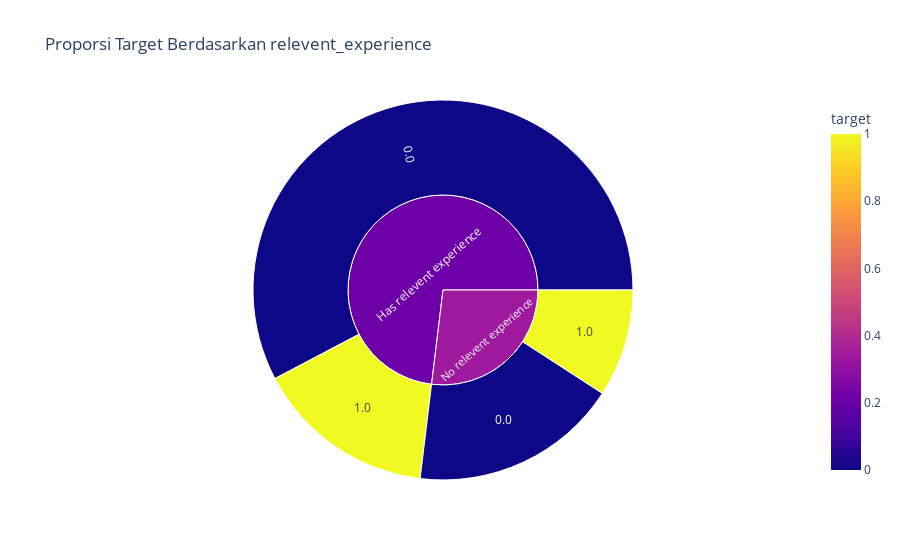
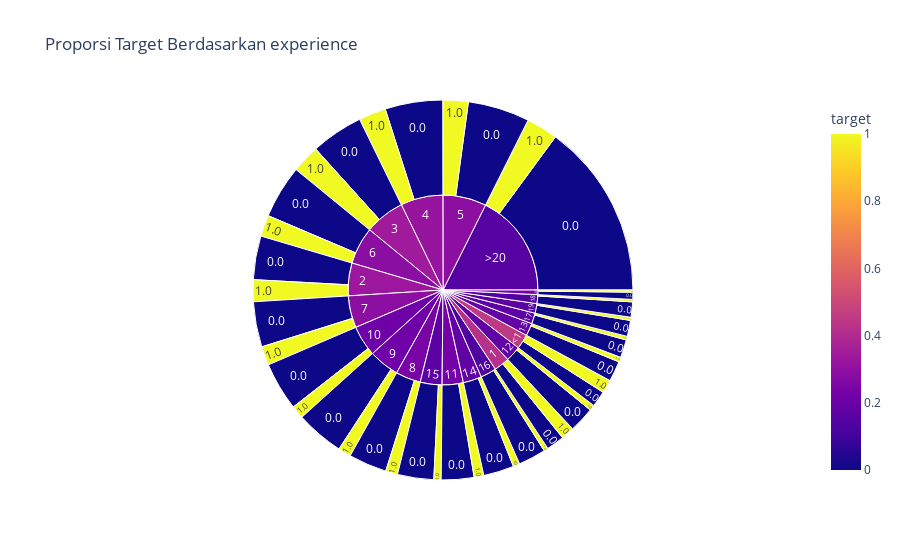
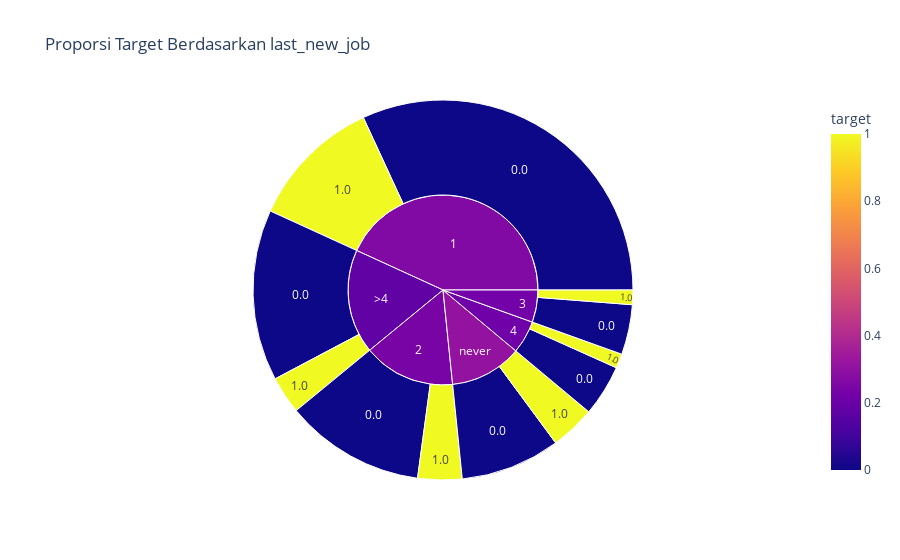

The notebook cell these images were saved under, in order:
### Code cell
for i in ['relevent_experience','experience','last_new_job']:
    fig=px.sunburst(df,path=[i,'target'],color='target', title=f'Proporsi Target Berdasarkan {i}')

    fig.show()

### Figure 1 — Plotly figure (JSON) as saved in the notebook; plotly's stock layout.template omitted (floating-point values rounded to 4 significant figures)
{"data": [{"branchvalues": "total", "customdata": [[0], [0], [1], [1], [0.2102], [0.34]], "domain": {"x": [0, 1], "y": [0, 1]}, "hovertemplate": "labels=%{label}<br>count=%{value}<br>parent=%{parent}<br>id=%{id}<br>target=%{color}<extra></extra>", "ids": ["Has relevent experience/0.0", "No relevent experience/0.0", "Has relevent experience/1.0", "No relevent experience/1.0", "Has relevent experience", "No relevent experience"], "labels": ["0.0", "0.0", "1.0", "1.0", "Has relevent experience", "No relevent experience"], "marker": {"coloraxis": "coloraxis", "colors": [0, 0, 1, 1, 0.2102, 0.34]}, "name": "", "parents": ["Has relevent experience", "No relevent experience", "Has relevent experience", "No relevent experience", "", ""], "type": "sunburst", "values": [10411, 3205, 2770, 1651, 13181, 4856]}], "layout": {"coloraxis": {"colorbar": {"title": {"text": "target"}}, "colorscale": [[0, "#0d0887"], [0.1111, "#46039f"], [0.2222, "#7201a8"], [0.3333, "#9c179e"], [0.4444, "#bd3786"], [0.5556, "#d8576b"], [0.6667, "#ed7953"], [0.7778, "#fb9f3a"], [0.8889, "#fdca26"], [1, "#f0f921"]]}, "legend": {"tracegroupgap": 0}, "title": {"text": "Proporsi Target Berdasarkan relevent_experience"}}}

### Figure 2 — Plotly figure (JSON) as saved in the notebook; plotly's stock layout.template omitted (floating-point values rounded to 4 significant figures)
{"data": [{"branchvalues": "total", "customdata": [[0], [0], [0], [0], [0], [0], [0], [0], [0], [0], [0], [0], [0], [0], [0], [0], [0], [0], [0], [0], [0], [0], [1], [1], [1], [1], [1], [1], [1], [1], [1], [1], [1], [1], [1], [1], [1], [1], [1], [1], [1], [1], [1], [1], [0.4226], [0.2131], [0.2277], [0.1789], [0.1886], [0.1775], [0.1664], [0.1335], [0.1687], [0.1397], [0.1633], [0.3333], [0.2324], [0.3485], [0.3205], [0.2909], [0.2858], [0.2947], [0.239], [0.2109], [0.4545], [0.1527]], "domain": {"x": [0, 1], "y": [0, 1]}, "hovertemplate": "labels=%{label}<br>count=%{value}<br>parent=%{parent}<br>id=%{id}<br>target=%{color}<extra></extra>", "ids": ["1/0.0", "10/0.0", "11/0.0", "12/0.0", "13/0.0", "14/0.0", "15/0.0", "16/0.0", "17/0.0", "18/0.0", "19/0.0", "2/0.0", "20/0.0", "3/0.0", "4/0.0", "5/0.0", "6/0.0", "7/0.0", "8/0.0", "9/0.0", "<1/0.0", ">20/0.0", "1/1.0", "10/1.0", "11/1.0", "12/1.0", "13/1.0", "14/1.0", "15/1.0", "16/1.0", "17/1.0", "18/1.0", "19/1.0", "2/1.0", "20/1.0", "3/1.0", "4/1.0", "5/1.0", "6/1.0", "7/1.0", "8/1.0", "9/1.0", "<1/1.0", ">20/1.0", "1", "10", "11", "12", "13", "14", "15", "16", "17", "18", "19", "2", "20", "3", "4", "5", "6", "7", "8", "9", "<1", ">20"], "labels": ["0.0", "0.0", "0.0", "0.0", "0.0", "0.0", "0.0", "0.0", "0.0", "0.0", "0.0", "0.0", "0.0", "0.0", "0.0", "0.0", "0.0", "0.0", "0.0", "0.0", "0.0", "0.0", "1.0", "1.0", "1.0", "1.0", "1.0", "1.0", "1.0", "1.0", "1.0", "1.0", "1.0", "1.0", "1.0", "1.0", "1.0", "1.0", "1.0", "1.0", "1.0", "1.0", "1.0", "1.0", "1", "10", "11", "12", "13", "14", "15", "16", "17", "18", "19", "2", "20", "3", "4", "5", "6", "7", "8", "9", "<1", ">20"], "marker": {"coloraxis": "coloraxis", "colors": [0, 0, 0, 0, 0, 0, 0, 0, 0, 0, 0, 0, 0, 0, 0, 0, 0, 0, 0, 0, 0, 0, 1, 1, 1, 1, 1, 1, 1, 1, 1, 1, 1, 1, 1, 1, 1, 1, 1, 1, 1, 1, 1, 1, 0.4226, 0.2131, 0.2277, 0.1789, 0.1886, 0.1775, 0.1664, 0.1335, 0.1687, 0.1397, 0.1633, 0.3333, 0.2324, 0.3485, 0.3205, 0.2909, 0.2858, 0.2947, 0.239, 0.2109, 0.4545, 0.1527]}, "name": "", "parents": ["1", "10", "11", "12", "13", "14", "15", "16", "17", "18", "19", "2", "20", "3", "4", "5", "6", "7", "8", "9", "<1", ">20", "1", "10", "11", "12", "13", "14", "15", "16", "17", "18", "19", "2", "20", "3", "4", "5", "6", "7", "8", "9", "<1", ">20", "", "", "", "", "", "", "", "", "", "", "", "", "", "", "", "", "", "", "", "", "", ""], "type": "sunburst", "values": [276, 742, 502, 390, 314, 468, 556, 422, 276, 234, 246, 670, 109, 804, 884, 948, 817, 694, 586, 741, 246, 2691, 202, 201, 148, 85, 73, 101, 111, 65, 56, 38, 48, 335, 33, 430, 417, 389, 327, 290, 184, 198, 205, 485, 478, 943, 650, 475, 387, 569, 667, 487, 332, 272, 294, 1005, 142, 1234, 1301, 1337, 1144, 984, 770, 939, 451, 3176]}], "layout": {"coloraxis": {"colorbar": {"title": {"text": "target"}}, "colorscale": [[0, "#0d0887"], [0.1111, "#46039f"], [0.2222, "#7201a8"], [0.3333, "#9c179e"], [0.4444, "#bd3786"], [0.5556, "#d8576b"], [0.6667, "#ed7953"], [0.7778, "#fb9f3a"], [0.8889, "#fdca26"], [1, "#f0f921"]]}, "legend": {"tracegroupgap": 0}, "title": {"text": "Proporsi Target Berdasarkan experience"}}}

### Figure 3 — Plotly figure (JSON) as saved in the notebook; plotly's stock layout.template omitted (floating-point values rounded to 4 significant figures)
{"data": [{"branchvalues": "total", "customdata": [[0], [0], [0], [0], [0], [0], [1], [1], [1], [1], [1], [1], [0.2613], [0.2398], [0.2253], [0.2183], [0.18], [0.31]], "domain": {"x": [0, 1], "y": [0, 1]}, "hovertemplate": "labels=%{label}<br>count=%{value}<br>parent=%{parent}<br>id=%{id}<br>target=%{color}<extra></extra>", "ids": ["1/0.0", "2/0.0", "3/0.0", "4/0.0", ">4/0.0", "never/0.0", "1/1.0", "2/1.0", "3/1.0", "4/1.0", ">4/1.0", "never/1.0", "1", "2", "3", "4", ">4", "never"], "labels": ["0.0", "0.0", "0.0", "0.0", "0.0", "0.0", "1.0", "1.0", "1.0", "1.0", "1.0", "1.0", "1", "2", "3", "4", ">4", "never"], "marker": {"coloraxis": "coloraxis", "colors": [0, 0, 0, 0, 0, 0, 1, 1, 1, 1, 1, 1, 0.2613, 0.2398, 0.2253, 0.2183, 0.18, 0.31]}, "name": "", "parents": ["1", "2", "3", "4", ">4", "never", "1", "2", "3", "4", ">4", "never", "", "", "", "", "", ""], "type": "sunburst", "values": [5752, 2149, 767, 788, 2629, 1531, 2035, 678, 223, 220, 577, 688, 7787, 2827, 990, 1008, 3206, 2219]}], "layout": {"coloraxis": {"colorbar": {"title": {"text": "target"}}, "colorscale": [[0, "#0d0887"], [0.1111, "#46039f"], [0.2222, "#7201a8"], [0.3333, "#9c179e"], [0.4444, "#bd3786"], [0.5556, "#d8576b"], [0.6667, "#ed7953"], [0.7778, "#fb9f3a"], [0.8889, "#fdca26"], [1, "#f0f921"]]}, "legend": {"tracegroupgap": 0}, "title": {"text": "Proporsi Target Berdasarkan last_new_job"}}}
